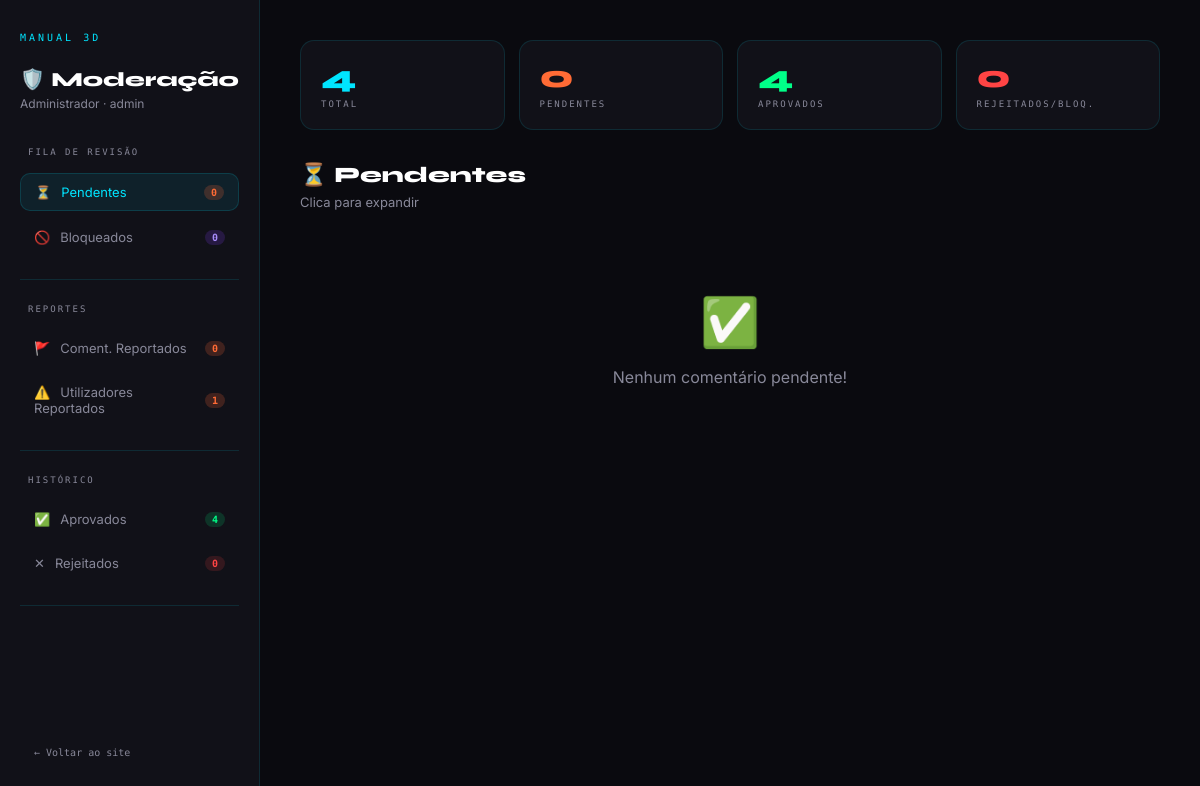
Page /moderacao.php (signed in) on the committed database.
### tables this page shows
CREATE TABLE `users` (
  `id` int(11) NOT NULL,
  `username` varchar(50) NOT NULL,
  `email` varchar(100) NOT NULL,
  `password_hash` varchar(255) NOT NULL,
  `full_name` varchar(100) NOT NULL,
  `avatar` varchar(10) DEFAULT NULL,
  `avatar_url` varchar(500) DEFAULT NULL,
  `bio` text DEFAULT NULL,
  `location` varchar(100) DEFAULT NULL,
  `website` varchar(255) DEFAULT NULL,
  `experience_level` enum('iniciante','intermedio','avancado','profissional') DEFAULT 'iniciante',
  `role` enum('user','moderator','admin') DEFAULT 'user',
  `karma_total` int(11) DEFAULT 0,
  `prefs_show_karma` tinyint(1) DEFAULT 1,
  `top_badges` text DEFAULT NULL,
  `is_active` tinyint(1) DEFAULT 1,
  `created_at` timestamp NOT NULL DEFAULT current_timestamp(),
  `updated_at` timestamp NOT NULL DEFAULT current_timestamp() ON UPDATE current_timestamp(),
  `last_login` timestamp NULL DEFAULT NULL
);

CREATE TABLE `comments` (
  `id` int(11) NOT NULL,
  `user_id` int(11) NOT NULL,
  `parent_id` int(11) DEFAULT NULL,
  `section` varchar(100) DEFAULT 'geral',
  `category` enum('duvida','problema','dica','geral') DEFAULT 'geral',
  `title` varchar(200) DEFAULT NULL,
  `content` text NOT NULL,
  `status` enum('pendente','aprovado','rejeitado') DEFAULT 'pendente',
  `likes` int(11) DEFAULT 0,
  `created_at` timestamp NOT NULL DEFAULT current_timestamp(),
  `updated_at` timestamp NOT NULL DEFAULT current_timestamp() ON UPDATE current_timestamp(),
  `reviewed_at` timestamp NULL DEFAULT NULL,
  `reviewed_by` int(11) DEFAULT NULL
);

### includes/functions.php (called while the page is built, shortened)
<?php
$_CACHE = [];
function getCurrentUser(): ?array {
    global $_CACHE;
    if (!isset($_CACHE['current_user'])) {
        $db   = getDB();
        try {
            $stmt = $db->prepare('SELECT karma_total FROM users LIMIT 1');
            $stmt->execute();
        } catch (Exception $e) {
            $db->exec("ALTER TABLE users ADD COLUMN karma_total INT DEFAULT 0");
            $db->exec("ALTER TABLE users ADD COLUMN prefs_show_karma TINYINT(1) DEFAULT 1");
            $db->exec("ALTER TABLE users ADD COLUMN top_badges TEXT DEFAULT NULL");
        }
        try {
            $db->query("SELECT 1 FROM xp_log LIMIT 1");
        } catch (Exception $e) {
            $db->exec("CREATE TABLE xp_log (
                id INT AUTO_INCREMENT PRIMARY KEY,
                user_id INT NOT NULL,
                xp_amount INT NOT NULL,
                reason VARCHAR(255),
                created_at TIMESTAMP DEFAULT CURRENT_TIMESTAMP,
                FOREIGN KEY (user_id) REFERENCES users(id) ON DELETE CASCADE
            ) ENGINE=InnoDB DEFAULT CHARSET=utf8mb4;");
        }
        $stmt = $db->prepare('SELECT * FROM users WHERE id = ? AND is_active = TRUE LIMIT 1');
        $stmt->execute([$_SESSION['user_id']]);
        $_CACHE['current_user'] = $stmt->fetch() ?: false;
    }
    return $_CACHE['current_user'] ?: null;
}
function sanitize(string $input): string {
    return htmlspecialchars(trim($input), ENT_QUOTES, 'UTF-8');
}

### moderacao.php (the view, shortened to what this page needs)
<?php
require_once __DIR__ . '/includes/functions.php';
$user = getCurrentUser();
$db   = getDB();
$csrf = generateCSRFToken();
try { $db->exec("ALTER TABLE comments ADD COLUMN IF NOT EXISTS reject_reason VARCHAR(500) NULL DEFAULT NULL"); } catch(Exception $e){}
try { $db->exec("ALTER TABLE users ADD COLUMN IF NOT EXISTS warning_message TEXT DEFAULT NULL"); } catch(Exception $e){}
try { $db->exec("ALTER TABLE users ADD COLUMN IF NOT EXISTS warning_at TIMESTAMP NULL DEFAULT NULL"); } catch(Exception $e){}
try { $db->exec("ALTER TABLE users ADD COLUMN IF NOT EXISTS suspension_message TEXT DEFAULT NULL"); } catch(Exception $e){}
try { $db->exec("ALTER TABLE users ADD COLUMN IF NOT EXISTS suspension_until TIMESTAMP NULL DEFAULT NULL"); } catch(Exception $e){}
try {
    $db->exec("CREATE TABLE IF NOT EXISTS reported_comments (
        id          INT AUTO_INCREMENT PRIMARY KEY,
        comment_id  INT NOT NULL,
        reporter_id INT NOT NULL,
        reason      VARCHAR(255) DEFAULT NULL,
        description TEXT DEFAULT NULL,
        status      ENUM('pendente','analisado','resolvido') DEFAULT 'pendente',
        created_at  TIMESTAMP DEFAULT CURRENT_TIMESTAMP,
        resolved_at TIMESTAMP NULL,
        FOREIGN KEY (comment_id)  REFERENCES comments(id) ON DELETE CASCADE,
        FOREIGN KEY (reporter_id) REFERENCES users(id) ON DELETE CASCADE
    ) ENGINE=InnoDB DEFAULT CHARSET=utf8mb4 COLLATE=utf8mb4_unicode_ci");
} catch(Exception $e){}
try { $db->exec("ALTER TABLE reported_comments ADD COLUMN IF NOT EXISTS description TEXT DEFAULT NULL"); } catch(Exception $e){}
try {
    $db->exec("CREATE TABLE IF NOT EXISTS reported_users (
        id              INT AUTO_INCREMENT PRIMARY KEY,
        user_id         INT NOT NULL,
        reported_by     INT NOT NULL,
        reason          VARCHAR(255) DEFAULT NULL,
        description     TEXT DEFAULT NULL,
        status          ENUM('pendente','analisado','resolvido') DEFAULT 'pendente',
        action_taken    ENUM('none','warning','suspension','ban') DEFAULT 'none',
        admin_message   TEXT DEFAULT NULL,
        suspension_days INT DEFAULT NULL,
        created_at      TIMESTAMP DEFAULT CURRENT_TIMESTAMP,
        resolved_at     TIMESTAMP NULL,
        resolved_by     INT NULL,
        FOREIGN KEY (user_id)     REFERENCES users(id) ON DELETE CASCADE,
        FOREIGN KEY (reported_by) REFERENCES users(id) ON DELETE CASCADE,
        FOREIGN KEY (resolved_by) REFERENCES users(id) ON DELETE SET NULL
    ) ENGINE=InnoDB DEFAULT CHARSET=utf8mb4 COLLATE=utf8mb4_unicode_ci");
} catch(Exception $e){}
$stats = array();
foreach (array('pendente','aprovado','rejeitado','bloqueado') as $s) {
    $st = $db->prepare('SELECT COUNT(*) FROM comments WHERE status=?');
    $st->execute(array($s));
    $stats[$s] = (int)$st->fetchColumn();
}
$stats['total'] = array_sum($stats);
function getCommentsByStatus($status, $limit) {
    $db = getDB();
    $stmt = $db->prepare("SELECT c.*,u.full_name,u.username,u.avatar_url,u.avatar,rv.full_name AS reviewer_name
        FROM comments c
        JOIN users u ON u.id=c.user_id
        LEFT JOIN users rv ON rv.id=c.reviewed_by
        WHERE c.status=? ORDER BY c.created_at DESC LIMIT ?");
    $stmt->execute(array($status, $limit));
    return $stmt->fetchAll();
}
function getReportedComments($limit) {
    $db = getDB();
    $stmt = $db->prepare("SELECT rc.*,
        c.content as comment_text, c.status as comment_status,
        u.full_name, u.username, u.avatar_url,
        reporter.full_name as reporter_name
        FROM reported_comments rc
        JOIN comments c ON c.id=rc.comment_id
        JOIN users u ON u.id=c.user_id
        JOIN users reporter ON reporter.id=rc.reporter_id
        WHERE rc.status IN ('pendente','analisado')
        ORDER BY rc.created_at DESC LIMIT ?");
    $stmt->execute(array($limit));
    return $stmt->fetchAll();
}
function getReportedUsers($limit) {
    $db = getDB();
    $stmt = $db->prepare("SELECT ru.*,
        u.full_name, u.username, u.avatar_url, u.email, u.is_active,
        reporter.full_name as reporter_name
        FROM reported_users ru
        JOIN users u ON u.id=ru.user_id
        JOIN users reporter ON reporter.id=ru.reported_by
        WHERE ru.status IN ('pendente','analisado')
        ORDER BY ru.created_at DESC LIMIT ?");
    $stmt->execute(array($limit));
    return $stmt->fetchAll();
}
$pending          = getCommentsByStatus('pendente', 200);
$approved         = getCommentsByStatus('aprovado', 200);
$rejected         = getCommentsByStatus('rejeitado', 200);
$blocked          = getCommentsByStatus('bloqueado', 200);
$reportedComments = getReportedComments(200);
$reportedUsers    = getReportedUsers(200);
?>
<!DOCTYPE html>
<html lang="pt">
<head>
</head>
<body>
<div class="layout">
<aside class="sidebar">
    <div>
        <div class="sidebar-logo">Manual 3D</div>
        <div class="sidebar-title">🛡️ Moderação</div>
        <div class="sidebar-sub"><?php echo sanitize($user['full_name']); ?> · <?php echo $user['role']; ?></div>
    </div>
    <div class="nav-label">Fila de revisão</div>
    <button class="nav-btn active" id="nav-pendente" onclick="switchTab('pendente',this)"><span><span class="icon">⏳</span>Pendentes</span><span class="nav-count pendente"><?php echo count($pending); ?></span></button>
    <button class="nav-btn" id="nav-bloqueado" onclick="switchTab('bloqueado',this)"><span><span class="icon">🚫</span>Bloqueados</span><span class="nav-count bloqueado"><?php echo count($blocked); ?></span></button>
    <div class="sidebar-sep"></div>
    <div class="nav-label">Reportes</div>
    <button class="nav-btn" id="nav-reported_comments" onclick="switchTab('reported_comments',this)"><span><span class="icon">🚩</span>Coment. Reportados</span><span class="nav-count pendente"><?php echo count($reportedComments); ?></span></button>
    <button class="nav-btn" id="nav-reported_users" onclick="switchTab('reported_users',this)"><span><span class="icon">⚠️</span>Utilizadores Reportados</span><span class="nav-count pendente"><?php echo count($reportedUsers); ?></span></button>
    <div class="sidebar-sep"></div>
    <div class="nav-label">Histórico</div>
    <button class="nav-btn" id="nav-aprovado" onclick="switchTab('aprovado',this)"><span><span class="icon">✅</span>Aprovados</span><span class="nav-count aprovado"><?php echo count($approved); ?></span></button>
    <button class="nav-btn" id="nav-rejeitado" onclick="switchTab('rejeitado',this)"><span><span class="icon">✕</span>Rejeitados</span><span class="nav-count rejeitado"><?php echo count($rejected); ?></span></button>
    <div class="sidebar-sep"></div>
    <a href="index.php" class="back-link">← Voltar ao site</a>
</aside>
<main class="main">
    <div class="stats-grid">
        <div class="stat-card total"><div class="num"><?php echo $stats['total']; ?></div><div class="lbl">Total</div></div>
        <div class="stat-card pendente"><div class="num"><?php echo $stats['pendente']; ?></div><div class="lbl">Pendentes</div></div>
        <div class="stat-card aprovado"><div class="num"><?php echo $stats['aprovado']; ?></div><div class="lbl">Aprovados</div></div>
        <div class="stat-card rejeitado"><div class="num"><?php echo $stats['rejeitado']+$stats['bloqueado']; ?></div><div class="lbl">Rejeitados/Bloq.</div></div>
    </div>
    <div class="tab-panel active" id="tab-pendente">
        <div class="panel-title">⏳ Pendentes</div><div class="panel-sub">Clica para expandir</div>
        <?php if(empty($pending)): ?><div class="empty-state"><div class="icon">✅</div><p>Nenhum comentário pendente!</p></div><?php else: foreach($pending as $c): renderCard($c,$csrf,array('approve','reject','block')); endforeach; endif; ?>
    </div>
</main>
</div>
</body>
</html>

### moderacao.php (style rules this page uses)
:root { --bg:#0a0a0f;--surface:#111118;--surface2:#1a1a26;--surface3:#222235;--accent:#00e5ff;--accent2:#ff6b35;--accent3:#7c3aed;--accent4:#00ff88;--text:#e8e8f0;--muted:#888899;--border:rgba(0,229,255,0.12);--danger:#ff4444 }
* { margin:0;padding:0;box-sizing:border-box }
body { background:var(--bg);color:var(--text);font-family:'Inter',sans-serif;min-height:100vh }
.layout { display:flex;min-height:100vh }
.sidebar { width:260px;background:var(--surface);border-right:1px solid var(--border);padding:32px 20px;display:flex;flex-direction:column;gap:8px;position:sticky;top:0;height:100vh;overflow-y:auto;flex-shrink:0 }
.main { flex:1;padding:40px;overflow-y:auto }
.sidebar-logo { font-family:'Space Mono',monospace;font-size:10px;color:var(--accent);letter-spacing:3px;text-transform:uppercase;margin-bottom:24px }
.sidebar-title { font-family:'Syne',sans-serif;font-size:20px;font-weight:800;color:#fff;margin-bottom:4px }
.sidebar-sub { font-size:12px;color:var(--muted);margin-bottom:28px }
.sidebar-sep { height:1px;background:var(--border);margin:16px 0 }
.nav-label { font-family:'Space Mono',monospace;font-size:9px;color:var(--muted);letter-spacing:2px;text-transform:uppercase;margin-bottom:8px;padding:0 8px }
.nav-btn { display:flex;align-items:center;justify-content:space-between;padding:10px 14px;border-radius:10px;border:none;background:transparent;color:var(--muted);font-family:'Inter',sans-serif;font-size:13px;cursor:pointer;transition:all 0.2s;width:100%;text-align:left }
.nav-btn.active { background:rgba(0,229,255,0.08);color:var(--accent);border:1px solid rgba(0,229,255,0.15) }
.nav-btn .icon { margin-right:10px }
.nav-count { font-family:'Space Mono',monospace;font-size:10px;font-weight:700;padding:2px 7px;border-radius:100px }
.nav-count.pendente { background:rgba(255,107,53,0.2);color:var(--accent2) }
.nav-count.aprovado { background:rgba(0,255,136,0.15);color:var(--accent4) }
.nav-count.rejeitado { background:rgba(255,68,68,0.15);color:var(--danger) }
.nav-count.bloqueado { background:rgba(124,58,237,0.2);color:#a78bfa }
.back-link { display:flex;align-items:center;gap:8px;color:var(--muted);text-decoration:none;font-family:'Space Mono',monospace;font-size:10px;padding:10px 14px;border-radius:10px;transition:all 0.2s;margin-top:auto }
.stats-grid { display:grid;grid-template-columns:repeat(4,1fr);gap:14px;margin-bottom:32px }
.stat-card { background:var(--surface);border:1px solid var(--border);border-radius:14px;padding:20px }
.stat-card .num { font-family:'Syne',sans-serif;font-size:32px;font-weight:800;line-height:1 }
.stat-card .lbl { font-family:'Space Mono',monospace;font-size:9px;color:var(--muted);letter-spacing:2px;text-transform:uppercase;margin-top:6px }
.stat-card.total .num { color:var(--accent) }
.stat-card.pendente .num { color:var(--accent2) }
.stat-card.aprovado .num { color:var(--accent4) }
.stat-card.rejeitado .num { color:var(--danger) }
.tab-panel { display:none }
.tab-panel.active { display:block }
.panel-title { font-family:'Syne',sans-serif;font-size:22px;font-weight:800;color:#fff;margin-bottom:6px }
.panel-sub { font-size:13px;color:var(--muted);margin-bottom:22px }
.empty-state { text-align:center;padding:60px 20px;color:var(--muted) }
.empty-state .icon { font-size:48px;margin-bottom:16px }

### rows in the picture
users: full_name "Administrador", role "admin"
comments: id "4", likes "0", $stats['rejeitado']+$stats['bloqueado'] "0"

### other values in the picture
count($pending) "0"
count($blocked) "0"
count($reportedComments) "0"
count($reportedUsers) "1"
count($approved) "4"
count($rejected) "0"
